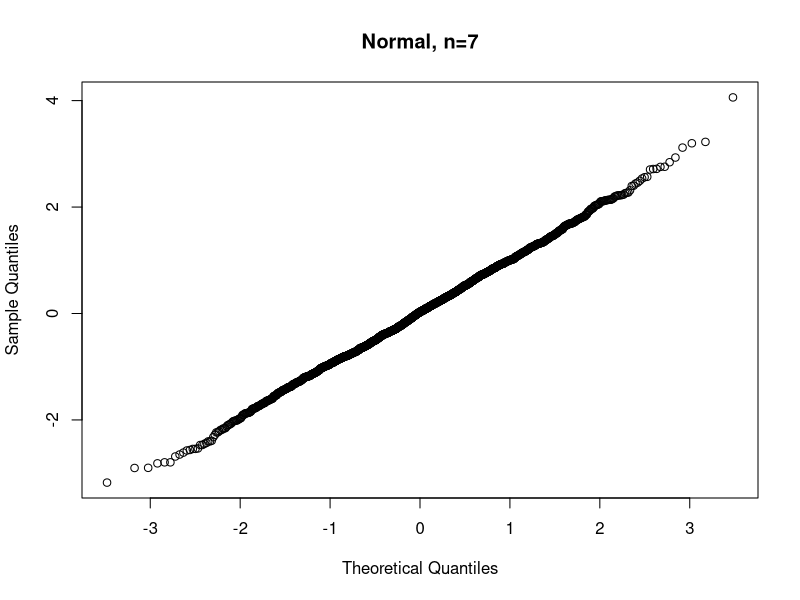
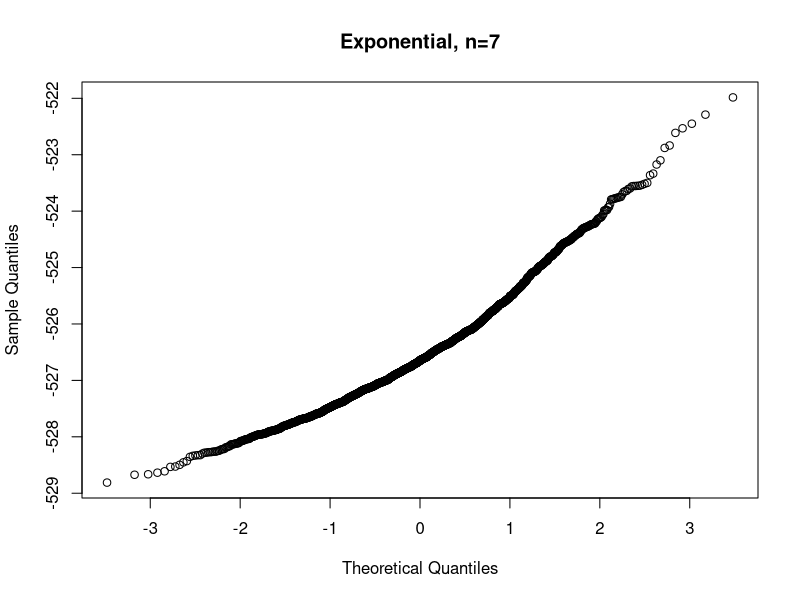
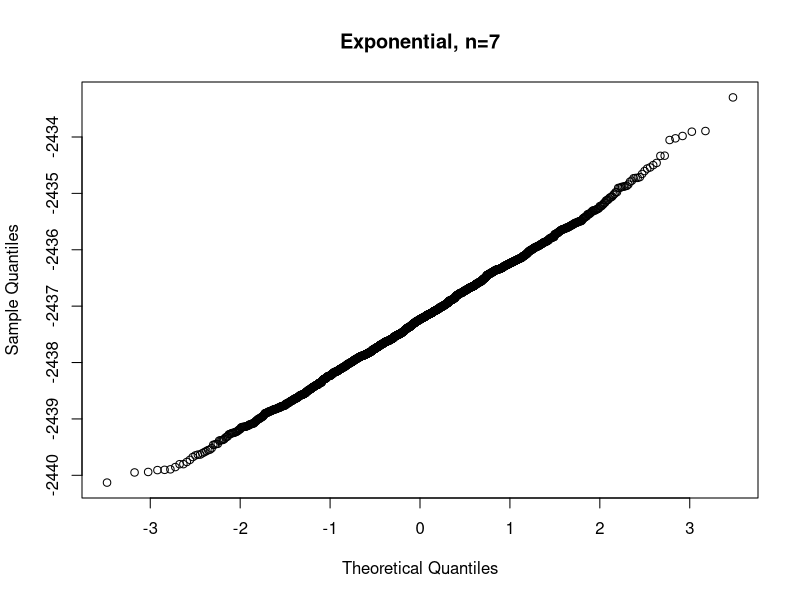
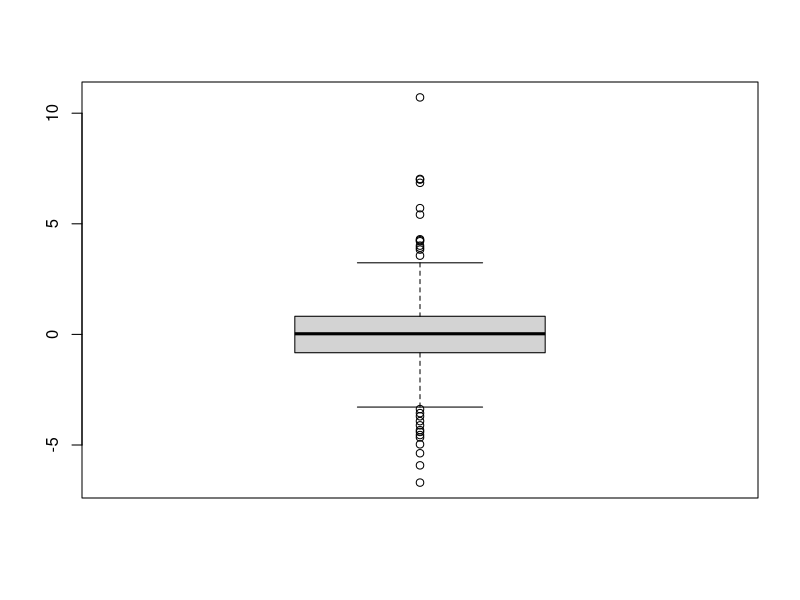
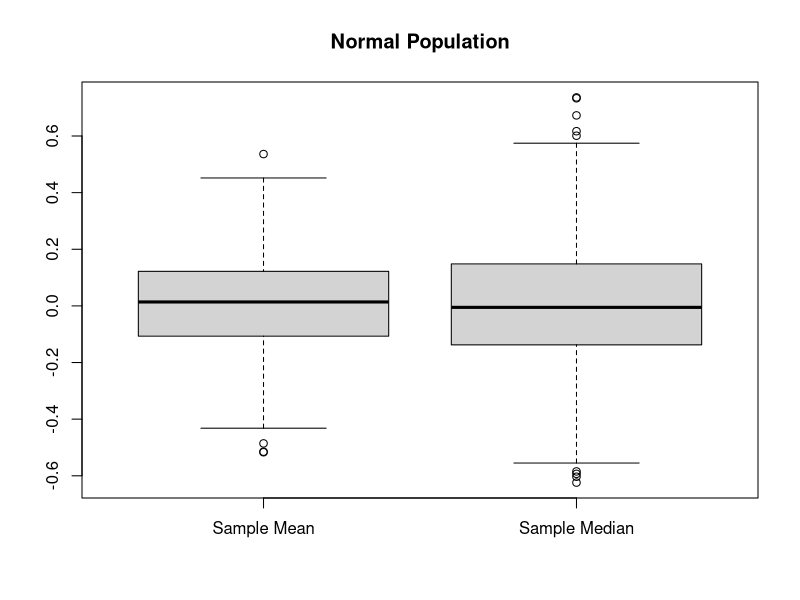
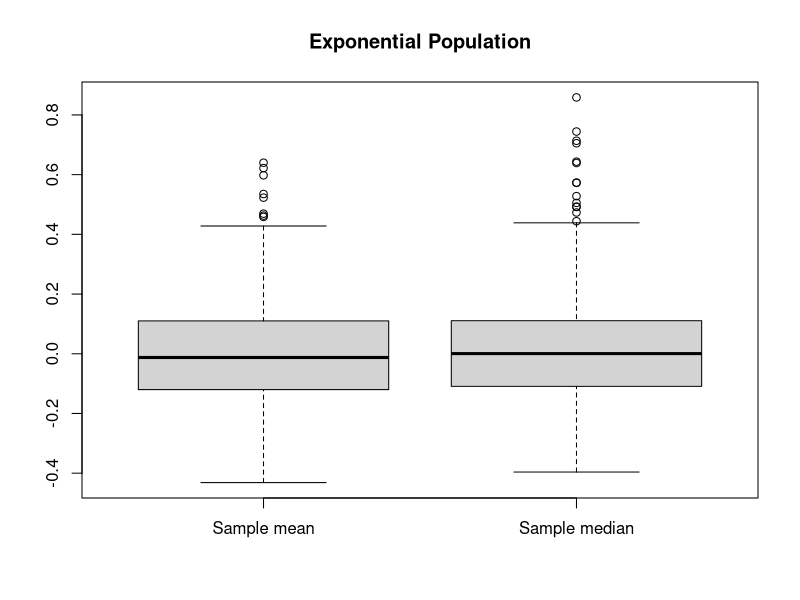

Reproduce these figures in R, in order.
## ---- chunk 1
dbinom(8,size=10,p=0.5) + dbinom(9,size=10,p=0.5) + dbinom(10,size=10,p=0.5) 
## ---- chunk 2
mu <- 100; sigma <- 16
x <- rnorm(16, mu, sigma) 
M <- 4; n <- 16  # number of times to replicate the same size of n
## ---- chunk 3
res <- numeric(M)
for (i in 1:M) {
  res[i] <- mean(rnorm(n, mean=mu, sd=sigma))
} 
res
#same thing as above (1)
xbar <- function(i) mean(rnorm(n, mean=mu, sd=sigma))
sapply(1:M, xbar)
#same as (1)
Xbar <- Vectorize(xbar)
Xbar(1:M)
## ---- chunk 4
x <- matrix(rnorm(M*n, mean=mu, sd=sigma), nrow=n)
dim(x)

apply(x, MARGIN = 2, mean) 
## ---- chunk 5
zstat <- function(x, mu, sigma) {
  (mean(x)-mu)/(sigma/sqrt(length(x)))  #remember under unknown pop mu = 0 and sd =1
  
}
M <-2000; n <- 7
mu <- 100; sigma <- 16
res <- replicate(M, {
  x=rnorm(n, mean=mu, sd=sigma)
  zstat(x, mu, sigma)
})

qqnorm(res, main="Normal, n=7")

## ---- chunk 6
M <- 2000; n <- 7  # change to 150 to normalise.
rate <- 2; mu <- 100; sigma <-  1/rate
res <- replicate(M, {
  x=rexp(n, rate=rate) # rexp for exponential distribution
  zstat(x, mu, sigma)
})
qqnorm(res, main="Exponential, n=7") 

## ---- chunk 7
M <- 2000; n <- 150 #normalised at sample size 150
rate <- 2; mu <- 100; sigma = 1/rate
res <- replicate(M, {
  x=rexp(n, rate=rate) # rexp for exponential distribution
  zstat(x, mu, sigma)
})
qqnorm(res, main="Exponential, n=7") 
## ---- chunk 8
tstat <- function(x, mu) {
  (mean(x) - mu)/(sd(x)/sqrt(length(x)))
}
## ---- chunk 9
mu <- 0; sigma <- 1
M <- 750; n <- 4
res <- replicate(M, tstat(rnorm(n, mu, sigma), mu))
boxplot(res)
## ---- chunk 10
M <- 1000; n <- 35
res_mean <- replicate(M, mean(rnorm(n)))
res_median <- replicate(M, median(rnorm(n)))
boxplot(list("Sample Mean"=res_mean, "Sample Median"=res_median),
        main="Normal Population")
## ---- chunk 11
M <- 1000; n <- 35
res_mean <- replicate(M, mean(rexp(n))) -1
res_median <- replicate(M, median(rexp(n))) - log(2)
boxplot(list("Sample mean"=res_mean, "Sample median"=res_median),
        main="Exponential Population")
## ---- chunk 12
mu <- 28.6 ; sigma <- 6.3 # From capstone ma5820
M <- 1000 ; n <- 4 
res <- replicate(M, { 
  x <- rnorm(n, mu, sigma) 
  SE <- sd(x)/sqrt(n) # standard error
  (mean(x) - mu) / SE 
}) 

quantile(res, c(0.025, 0.975)) # two tailed
   
